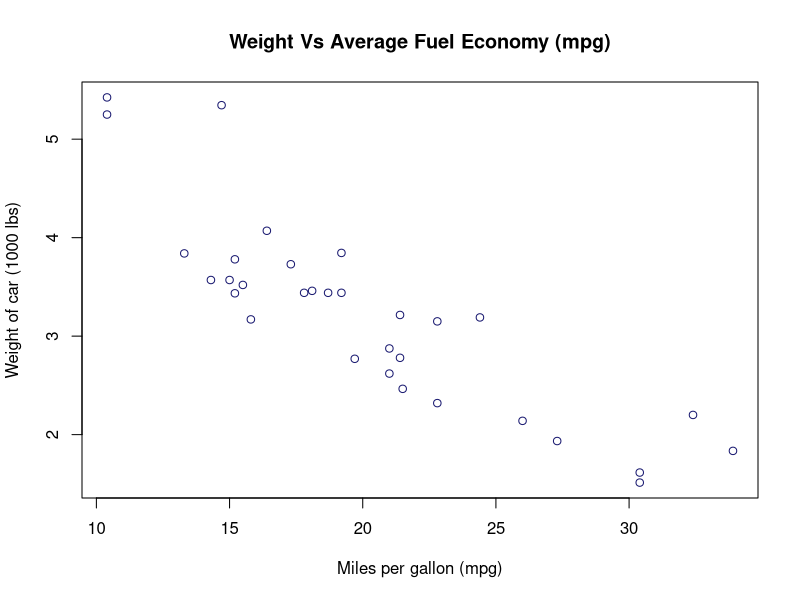
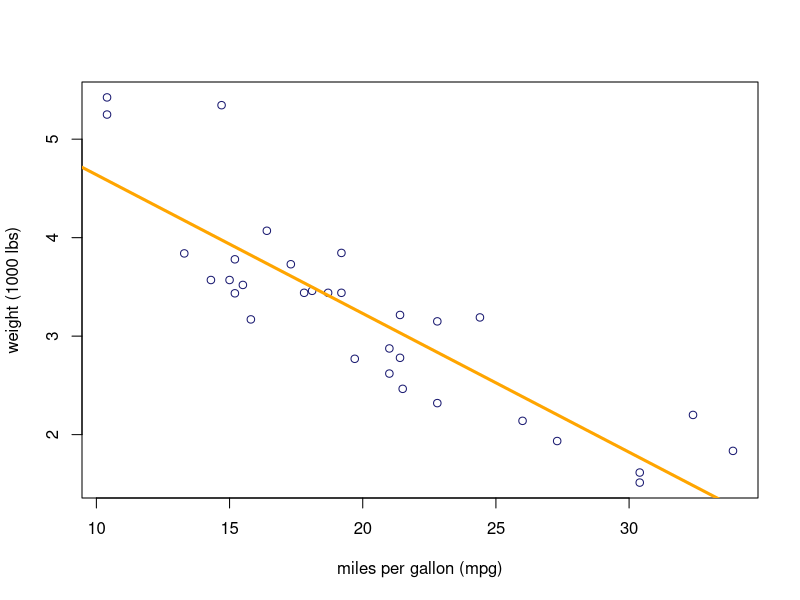

These charts were generated, in order, by the following R code:
## ---- chunk 1
data("mtcars")
dim(mtcars)
## ---- chunk 2
names(mtcars)
str(mtcars)
## ---- chunk 3
#| label: scatter plot of weight vs mpg (miles per gallon) 
plot(mtcars$wt ~ mtcars$mpg,
     col = "midnightblue",
     xlab = "Miles per gallon (mpg)",
     ylab = "Weight of car (1000 lbs)",
     main = "Weight Vs Average Fuel Economy (mpg)")

## ---- chunk 4
cor(mtcars$wt,mtcars$mpg)
## ---- chunk 5
model_fit <-lm(mtcars$wt ~ mtcars$mpg , data = mtcars)
## ---- chunk 6
summary(model_fit)
## ---- chunk 7
#| label: Model for Weight of cars (weight) Vs average fuel economy (mpg)
plot(mtcars$wt ~ mtcars$mpg , 
     xlab = "miles per gallon (mpg)",
     ylab = "weight (1000 lbs)",
     col = "midnightblue"
     )

abline(model_fit, col = "orange" ,lwd=3)
